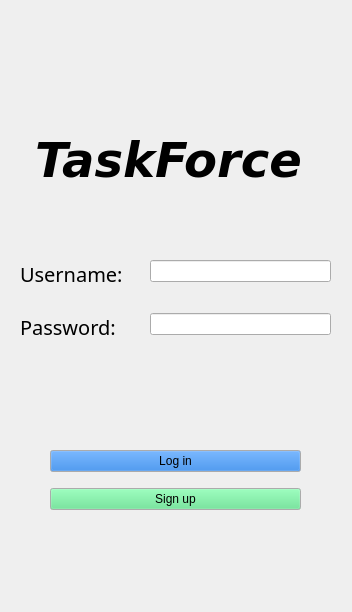
<?xml version="1.0" encoding="UTF-8"?>
<ui version="4.0">
 <author>Sasha Usoskin</author>
 <class>LoginScreen</class>
 <widget class="QMainWindow" name="LoginScreen">
  <property name="enabled">
   <bool>true</bool>
  </property>
  <property name="geometry">
   <rect>
    <x>0</x>
    <y>0</y>
    <width>352</width>
    <height>612</height>
   </rect>
  </property>
  <property name="minimumSize">
   <size>
    <width>352</width>
    <height>612</height>
   </size>
  </property>
  <property name="maximumSize">
   <size>
    <width>352</width>
    <height>612</height>
   </size>
  </property>
  <property name="windowTitle">
   <string>MainWindow</string>
  </property>
  <widget class="QWidget" name="centralwidget">
   <widget class="QWidget" name="verticalLayoutWidget">
    <property name="geometry">
     <rect>
      <x>0</x>
      <y>440</y>
      <width>351</width>
      <height>80</height>
     </rect>
    </property>
    <layout class="QVBoxLayout" name="verticalLayout">
     <property name="leftMargin">
      <number>50</number>
     </property>
     <property name="rightMargin">
      <number>50</number>
     </property>
     <item>
      <widget class="QPushButton" name="loginButton">
       <property name="enabled">
        <bool>true</bool>
       </property>
       <property name="palette">
        <palette>
         <active>
          <colorrole role="Button">
           <brush brushstyle="SolidPattern">
            <color alpha="255">
             <red>28</red>
             <green>113</green>
             <blue>216</blue>
            </color>
           </brush>
          </colorrole>
         </active>
         <inactive>
          <colorrole role="Button">
           <brush brushstyle="SolidPattern">
            <color alpha="255">
             <red>28</red>
             <green>113</green>
             <blue>216</blue>
            </color>
           </brush>
          </colorrole>
         </inactive>
         <disabled>
          <colorrole role="Button">
           <brush brushstyle="SolidPattern">
            <color alpha="255">
             <red>28</red>
             <green>113</green>
             <blue>216</blue>
            </color>
           </brush>
          </colorrole>
         </disabled>
        </palette>
       </property>
       <property name="text">
        <string>Log in</string>
       </property>
      </widget>
     </item>
     <item>
      <widget class="QPushButton" name="signupButton">
       <property name="palette">
        <palette>
         <active>
          <colorrole role="Button">
           <brush brushstyle="SolidPattern">
            <color alpha="255">
             <red>87</red>
             <green>227</green>
             <blue>137</blue>
            </color>
           </brush>
          </colorrole>
         </active>
         <inactive>
          <colorrole role="Button">
           <brush brushstyle="SolidPattern">
            <color alpha="255">
             <red>87</red>
             <green>227</green>
             <blue>137</blue>
            </color>
           </brush>
          </colorrole>
         </inactive>
         <disabled>
          <colorrole role="Button">
           <brush brushstyle="SolidPattern">
            <color alpha="255">
             <red>87</red>
             <green>227</green>
             <blue>137</blue>
            </color>
           </brush>
          </colorrole>
         </disabled>
        </palette>
       </property>
       <property name="text">
        <string>Sign up</string>
       </property>
      </widget>
     </item>
    </layout>
   </widget>
   <widget class="QLabel" name="loginTitle">
    <property name="geometry">
     <rect>
      <x>30</x>
      <y>140</y>
      <width>277</width>
      <height>41</height>
     </rect>
    </property>
    <property name="font">
     <font>
      <family>DejaVu Sans</family>
      <pointsize>36</pointsize>
      <weight>75</weight>
      <italic>true</italic>
      <bold>true</bold>
     </font>
    </property>
    <property name="text">
     <string>TaskForce</string>
    </property>
    <property name="alignment">
     <set>Qt::AlignCenter</set>
    </property>
   </widget>
   <widget class="QLabel" name="taskforceLogo">
    <property name="geometry">
     <rect>
      <x>120</x>
      <y>30</y>
      <width>100</width>
      <height>100</height>
     </rect>
    </property>
    <property name="maximumSize">
     <size>
      <width>100</width>
      <height>100</height>
     </size>
    </property>
    <property name="palette">
     <palette>
      <active>
       <colorrole role="WindowText">
        <brush brushstyle="SolidPattern">
         <color alpha="255">
          <red>28</red>
          <green>113</green>
          <blue>216</blue>
         </color>
        </brush>
       </colorrole>
       <colorrole role="Button">
        <brush brushstyle="SolidPattern">
         <color alpha="255">
          <red>26</red>
          <green>95</green>
          <blue>180</blue>
         </color>
        </brush>
       </colorrole>
       <colorrole role="Text">
        <brush brushstyle="SolidPattern">
         <color alpha="255">
          <red>26</red>
          <green>95</green>
          <blue>180</blue>
         </color>
        </brush>
       </colorrole>
       <colorrole role="PlaceholderText">
        <brush brushstyle="SolidPattern">
         <color alpha="128">
          <red>26</red>
          <green>95</green>
          <blue>180</blue>
         </color>
        </brush>
       </colorrole>
      </active>
      <inactive>
       <colorrole role="WindowText">
        <brush brushstyle="SolidPattern">
         <color alpha="255">
          <red>28</red>
          <green>113</green>
          <blue>216</blue>
         </color>
        </brush>
       </colorrole>
       <colorrole role="Button">
        <brush brushstyle="SolidPattern">
         <color alpha="255">
          <red>26</red>
          <green>95</green>
          <blue>180</blue>
         </color>
        </brush>
       </colorrole>
       <colorrole role="Text">
        <brush brushstyle="SolidPattern">
         <color alpha="255">
          <red>26</red>
          <green>95</green>
          <blue>180</blue>
         </color>
        </brush>
       </colorrole>
       <colorrole role="PlaceholderText">
        <brush brushstyle="SolidPattern">
         <color alpha="128">
          <red>26</red>
          <green>95</green>
          <blue>180</blue>
         </color>
        </brush>
       </colorrole>
      </inactive>
      <disabled>
       <colorrole role="WindowText">
        <brush brushstyle="SolidPattern">
         <color alpha="255">
          <red>190</red>
          <green>190</green>
          <blue>190</blue>
         </color>
        </brush>
       </colorrole>
       <colorrole role="Button">
        <brush brushstyle="SolidPattern">
         <color alpha="255">
          <red>26</red>
          <green>95</green>
          <blue>180</blue>
         </color>
        </brush>
       </colorrole>
       <colorrole role="Text">
        <brush brushstyle="SolidPattern">
         <color alpha="255">
          <red>190</red>
          <green>190</green>
          <blue>190</blue>
         </color>
        </brush>
       </colorrole>
       <colorrole role="PlaceholderText">
        <brush brushstyle="SolidPattern">
         <color alpha="128">
          <red>0</red>
          <green>0</green>
          <blue>0</blue>
         </color>
        </brush>
       </colorrole>
      </disabled>
     </palette>
    </property>
    <property name="focusPolicy">
     <enum>Qt::NoFocus</enum>
    </property>
    <property name="layoutDirection">
     <enum>Qt::LeftToRight</enum>
    </property>
    <property name="frameShape">
     <enum>QFrame::NoFrame</enum>
    </property>
    <property name="frameShadow">
     <enum>QFrame::Plain</enum>
    </property>
    <property name="text">
     <string/>
    </property>
    <property name="textFormat">
     <enum>Qt::RichText</enum>
    </property>
    <property name="pixmap">
     <pixmap>../img/check-svgrepo-com.svg</pixmap>
    </property>
    <property name="scaledContents">
     <bool>true</bool>
    </property>
    <property name="alignment">
     <set>Qt::AlignCenter</set>
    </property>
    <property name="openExternalLinks">
     <bool>false</bool>
    </property>
   </widget>
   <widget class="QWidget" name="widget" native="true">
    <property name="enabled">
     <bool>true</bool>
    </property>
    <property name="geometry">
     <rect>
      <x>10</x>
      <y>240</y>
      <width>341</width>
      <height>111</height>
     </rect>
    </property>
    <widget class="QWidget" name="formLayoutWidget">
     <property name="geometry">
      <rect>
       <x>10</x>
       <y>20</y>
       <width>311</width>
       <height>81</height>
      </rect>
     </property>
     <layout class="QFormLayout" name="formLayout">
      <item row="0" column="0">
       <widget class="QLabel" name="usernameLabel">
        <property name="font">
         <font>
          <family>Fira Sans</family>
          <pointsize>15</pointsize>
          <weight>50</weight>
          <bold>false</bold>
         </font>
        </property>
        <property name="text">
         <string>Username:    </string>
        </property>
       </widget>
      </item>
      <item row="0" column="1">
       <widget class="QLineEdit" name="usernameFill"/>
      </item>
      <item row="2" column="0">
       <widget class="QLabel" name="label_2">
        <property name="font">
         <font>
          <family>Fira Sans</family>
          <pointsize>15</pointsize>
         </font>
        </property>
        <property name="text">
         <string>Password:</string>
        </property>
       </widget>
      </item>
      <item row="2" column="1">
       <widget class="QLineEdit" name="passwordFill"/>
      </item>
      <item row="1" column="0">
       <spacer name="verticalSpacer">
        <property name="orientation">
         <enum>Qt::Vertical</enum>
        </property>
        <property name="sizeHint" stdset="0">
         <size>
          <width>28</width>
          <height>47</height>
         </size>
        </property>
       </spacer>
      </item>
     </layout>
    </widget>
   </widget>
  </widget>
  <action name="actionlogin">
   <property name="text">
    <string>login</string>
   </property>
  </action>
 </widget>
 <resources/>
 <connections>
  <connection>
   <sender>loginButton</sender>
   <signal>released()</signal>
   <receiver>LoginScreen</receiver>
   <slot>login()</slot>
   <hints>
    <hint type="sourcelabel">
     <x>110</x>
     <y>461</y>
    </hint>
    <hint type="destinationlabel">
     <x>67</x>
     <y>377</y>
    </hint>
   </hints>
  </connection>
  <connection>
   <sender>signupButton</sender>
   <signal>released()</signal>
   <receiver>LoginScreen</receiver>
   <slot>signup()</slot>
   <hints>
    <hint type="sourcelabel">
     <x>189</x>
     <y>500</y>
    </hint>
    <hint type="destinationlabel">
     <x>262</x>
     <y>408</y>
    </hint>
   </hints>
  </connection>
 </connections>
 <slots>
  <slot>login()</slot>
  <slot>signup()</slot>
 </slots>
</ui>
